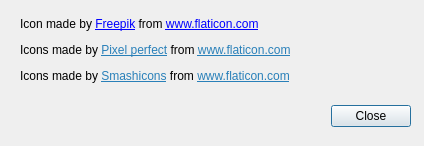
<?xml version="1.0" encoding="UTF-8"?>
<ui version="4.0">
 <class>imageAttributionsFormClass</class>
 <widget class="QDialog" name="imageAttributionsFormClass">
  <property name="geometry">
   <rect>
    <x>0</x>
    <y>0</y>
    <width>424</width>
    <height>146</height>
   </rect>
  </property>
  <property name="windowTitle">
   <string>Image attributions</string>
  </property>
  <property name="windowIcon">
   <iconset>
    <normaloff>:/global/TeacherHelperIcon.ico</normaloff>:/global/TeacherHelperIcon.ico</iconset>
  </property>
  <widget class="QDialogButtonBox" name="buttonBox">
   <property name="geometry">
    <rect>
     <x>330</x>
     <y>100</y>
     <width>81</width>
     <height>32</height>
    </rect>
   </property>
   <property name="orientation">
    <enum>Qt::Horizontal</enum>
   </property>
   <property name="standardButtons">
    <set>QDialogButtonBox::Close</set>
   </property>
  </widget>
  <widget class="QLabel" name="label">
   <property name="geometry">
    <rect>
     <x>20</x>
     <y>10</y>
     <width>401</width>
     <height>81</height>
    </rect>
   </property>
   <property name="text">
    <string>&lt;html&gt;&lt;head/&gt;&lt;body&gt;&lt;p&gt;Icon made by &lt;a href=&quot;https://www.flaticon.com/fr/auteurs/freepik&quot;&gt;&lt;span style=&quot; text-decoration: underline; color:#0000ff;&quot;&gt;Freepik&lt;/span&gt;&lt;/a&gt; from &lt;a href=&quot;https://www.flaticon.com&quot;&gt;&lt;span style=&quot; text-decoration: underline; color:#0000ff;&quot;&gt;www.flaticon.com&lt;/span&gt;&lt;/a&gt;&lt;/p&gt;&lt;p&gt;Icons made by &lt;a href=&quot;https://www.flaticon.com/authors/pixel-perfect&quot;&gt;&lt;span style=&quot; text-decoration: underline; color:#2980b9;&quot;&gt;Pixel perfect&lt;/span&gt;&lt;/a&gt; from &lt;a href=&quot;https://www.flaticon.com/&quot;&gt;&lt;span style=&quot; text-decoration: underline; color:#2980b9;&quot;&gt;www.flaticon.com&lt;/span&gt;&lt;/a&gt;&lt;/p&gt;&lt;p&gt;Icons made by &lt;a href=&quot;https://www.flaticon.com/authors/smashicons&quot;&gt;&lt;span style=&quot; text-decoration: underline; color:#2980b9;&quot;&gt;Smashicons&lt;/span&gt;&lt;/a&gt; from &lt;a href=&quot;https://www.flaticon.com/&quot;&gt;&lt;span style=&quot; text-decoration: underline; color:#2980b9;&quot;&gt;www.flaticon.com&lt;/span&gt;&lt;/a&gt;&lt;/p&gt;&lt;/body&gt;&lt;/html&gt;</string>
   </property>
   <property name="textFormat">
    <enum>Qt::RichText</enum>
   </property>
   <property name="openExternalLinks">
    <bool>true</bool>
   </property>
  </widget>
 </widget>
 <resources>
  <include location="../res/global.qrc"/>
 </resources>
 <connections>
  <connection>
   <sender>buttonBox</sender>
   <signal>accepted()</signal>
   <receiver>imageAttributionsFormClass</receiver>
   <slot>accept()</slot>
   <hints>
    <hint type="sourcelabel">
     <x>248</x>
     <y>254</y>
    </hint>
    <hint type="destinationlabel">
     <x>157</x>
     <y>274</y>
    </hint>
   </hints>
  </connection>
  <connection>
   <sender>buttonBox</sender>
   <signal>rejected()</signal>
   <receiver>imageAttributionsFormClass</receiver>
   <slot>reject()</slot>
   <hints>
    <hint type="sourcelabel">
     <x>316</x>
     <y>260</y>
    </hint>
    <hint type="destinationlabel">
     <x>286</x>
     <y>274</y>
    </hint>
   </hints>
  </connection>
 </connections>
</ui>
